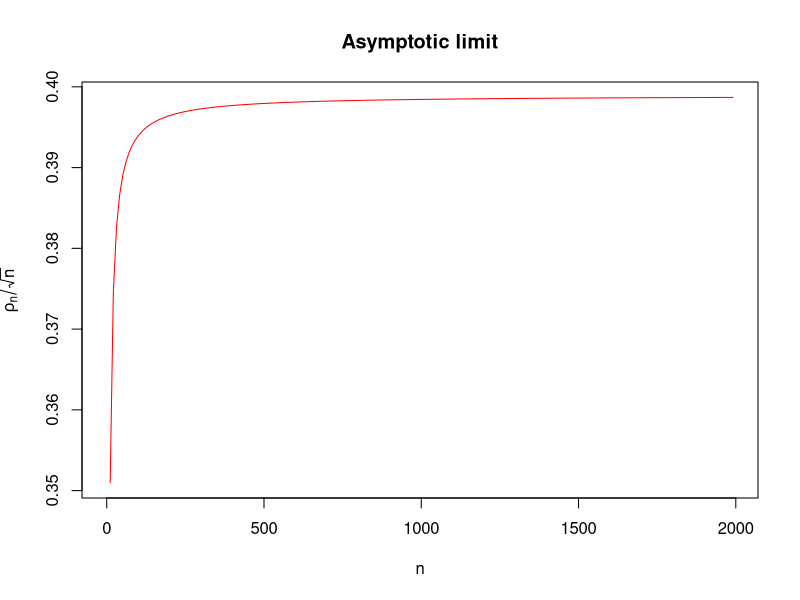

Generate this figure with R:
## ---- chunk 1
knitr::opts_chunk$set(echo = TRUE)
## ---- chunk 2
gamma_compute <- function(n){
  rho <- gamma((n-1)/2) / (gamma(1/2) * gamma((n-2)/2))
  return(rho)
}
## ---- chunk 3
gamma_compute(2000)
## ---- chunk 4
gamma_compute_large <- function(n){
  log_result <-lgamma((n - 1) / 2) - lgamma(1 / 2) - lgamma((n - 2) / 2)
  return(exp(log_result))
}

gamma_compute_large(2000)
## ---- chunk 5
N <- seq(1,2000, by = 10)

plot(N, gamma_compute_large(N)/sqrt(N), type = "l", col = "red", ylab = expression(rho[n]/sqrt(n)), xlab = "n", main = "Asymptotic limit")
#curve(log(x), add = TRUE, col="blue")
## ---- chunk 6
kwtest <- function (x, g, ...) 
{
    if (is.list(x)) {
        if (length(x) < 2L) 
            stop("'x' must be a list with at least 2 elements")
        if (!missing(g)) 
            warning("'x' is a list, so ignoring argument 'g'")
        if (!all(sapply(x, is.numeric))) 
            warning("some elements of 'x' are not numeric and will be coerced to numeric")
        k <- length(x)
        l <- lengths(x)
        if (any(l == 0L)) 
            stop("all groups must contain data")
        g <- factor(rep.int(seq_len(k), l))
        x <- unlist(x)
    }
    else {
        if (length(x) != length(g)) 
            stop("'x' and 'g' must have the same length")
        g <- factor(g)
        k <- nlevels(g)
        if (k < 2L) 
            stop("all observations are in the same group")
    }
    n <- length(x)
    if (n < 2L) 
        stop("not enough observations")
    r <- rank(x)
    TIES <- table(x)
    STATISTIC <- sum(tapply(r, g, sum)^2/tapply(r, g, length))
    STATISTIC <- ((12 * STATISTIC/(n * (n + 1)) - 3 * (n + 1))/(1 - 
        sum(TIES^3 - TIES)/(n^3 - n)))
    PARAMETER <- k - 1L
    PVAL <- pchisq(STATISTIC, PARAMETER, lower.tail = FALSE)
    names(STATISTIC) <- "Kruskal-Wallis chi-squared"
    names(PARAMETER) <- "df"
    RVAL <- list(statistic = STATISTIC, parameter = PARAMETER, 
        p.value = PVAL, method = "Kruskal-Wallis rank sum test")
    return(RVAL)
}
## ---- chunk 7
set.seed(1899)
sample1 = rnorm(100, 4,1)
sample2 = rnorm(100,5,1)
sample3 = rnorm(100,5,2)
x_list <- list(sample1 = sample1, sample2 = sample2, sample3 = sample3)
x_vec <- c(sample1, sample2, sample3)
g <- rep(1:3, each = 100)
kwtest(x_list)
kwtest(x_vec, g)
## ---- chunk 8
kw_fast <- function(x, g) {
  n <- length(x)
  if (!is.numeric(x)) stop("x must be a numeric vector!")
  if (n != length(g)) stop("'x' and 'g' must have the same length")
  if (n < 2L) stop("not enough observations")
  g <- as.factor(g)
  k <- nlevels(g)
  if (k < 2L) stop("all observations are in the same group")
  r <- rank(x)
  rank_sums <- rowsum(r, g)
  group_lengths <- tabulate(g)
  STAT <- sum(rank_sums^2 / group_lengths)
  TIES <- table(x)
  STAT <- ((12 * STAT / (n * (n + 1)) - 3 * (n + 1)) / 
          (1 - sum(TIES^3 - TIES) / (n^3 - n)))
  names(STAT) <- "Kruskal-Wallis chi-squared"
  return(STAT)
}
kw_fast(x_vec, g)
## ---- chunk 9
set.seed(1234)
m <- 1000 # number of repetitions
n <- 50   # number of individuals
X <- matrix(rt(m * n, df = 10), nrow = m)
grp <- rep(1:3, c(20, 20, 10))
## ---- chunk 10
kw_default <- function(X,g) {
  apply(X, 1, function(y) {stats:::kruskal.test.default(y, g)$statistic})
}
head(kw_default(X,grp))
## ---- chunk 11
kw_fast_multiple <- function(X,g) {
  apply(X, 1, function(y) {kw_fast(y,g)})
}
head(kw_fast_multiple(X,grp))
## ---- chunk 12
library(microbenchmark)

bench_results <- microbenchmark(default_R = kw_default(X,grp),
                                fast_custom = kw_fast_multiple(X, grp),
                                times = 10)
print(bench_results)
## ---- chunk 13
kw_fast_vector <- function(X,g) {
  if (!is.matrix(X) || !is.numeric(X)) stop("X must be a numeric matrix!")
  n <- ncol(X)
  if (n != length(g)) stop("The number of columns in 'X' must equal the length of 'g'")
  if (n < 2L) stop("not enough observations")
  
  g <- as.factor(g)
  if (nlevels(g) < 2L) stop("all observations are in the same group")
  
  R <- t(apply(X, 1, rank))
  
  D <- model.matrix(~ 0 + g) 
  rank_sums <- R %*% D
  
  group_lengths <- tabulate(g)
  STAT_base <- rowSums(sweep(rank_sums^2, 2, group_lengths, "/"))
  H_unadj <- (12 * STAT_base / (n * (n + 1))) - 3 * (n + 1)
  
  tie_sums <- apply(X, 1, function(row_data) {
    if (anyDuplicated(row_data)) {
      ties <- tabulate(match(row_data, unique(row_data)))
      sum(ties^3 - ties)
    } else {
      0 
    }
  })

  tie_correction <- 1 - tie_sums / (n^3 - n)
  
  STAT <- H_unadj / tie_correction
  
  return(STAT)
}
head(kw_fast_vector(X,grp))

bench_results_2 <- microbenchmark(default_R = kw_default(X,grp),
                                fast_custom = kw_fast_multiple(X, grp),
                                fast_custom_vec = kw_fast_vector(X, grp),
                                times = 10)
print(bench_results_2)
